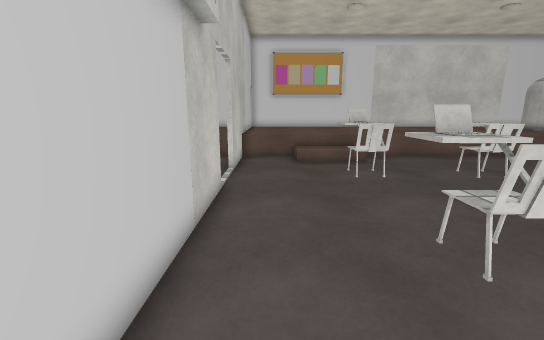
view 1 (above)

23 first-person views from a walk through a 3-D level made in the Unity game engine. The camera is 1.3 m above the floor, tilts 12° down and sees 90° across. Doors are open. The floor is counted in squares, 0.5 m on a side. Each view is taken from the middle of a square. On the plan, view 1 faces up. The plan holds only what a view shows up to about 19 squares ahead; the rest is blank. The place goes on beyond the plan. Some animated figures are not drawn. Some surface patterns are stand-ins.

view 2
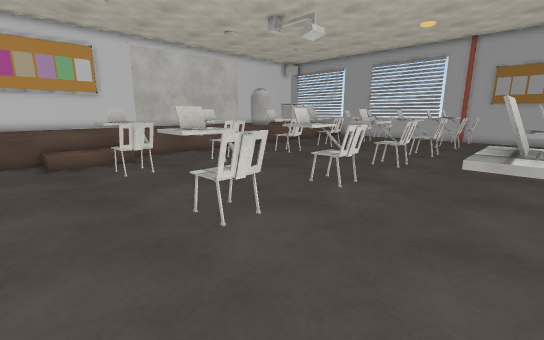

view 3
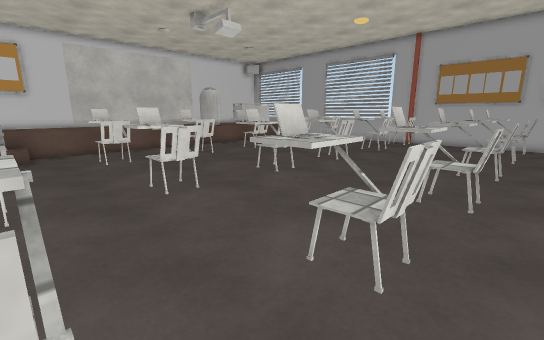

view 4
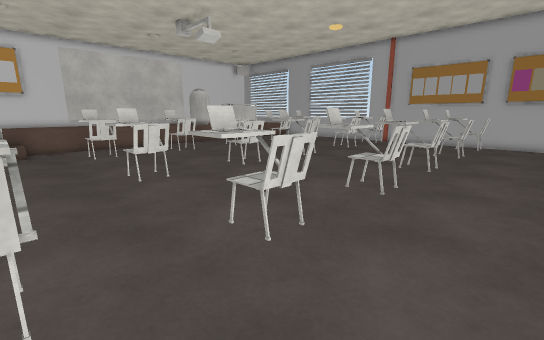

view 5
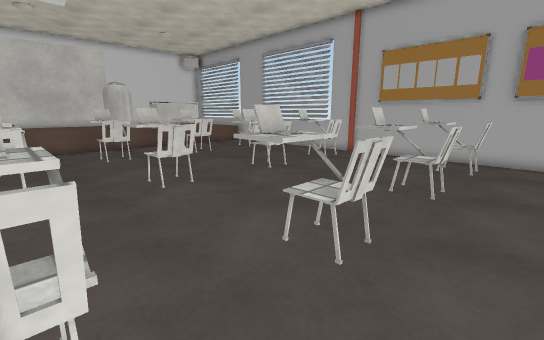

view 6
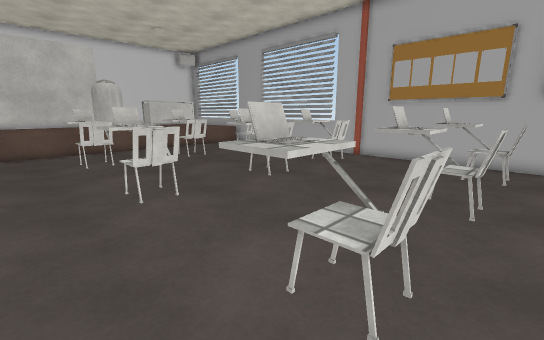

view 7
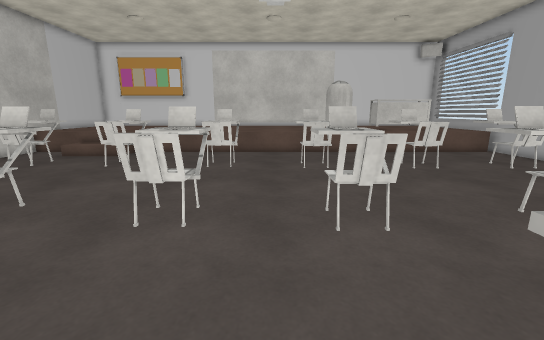

view 8
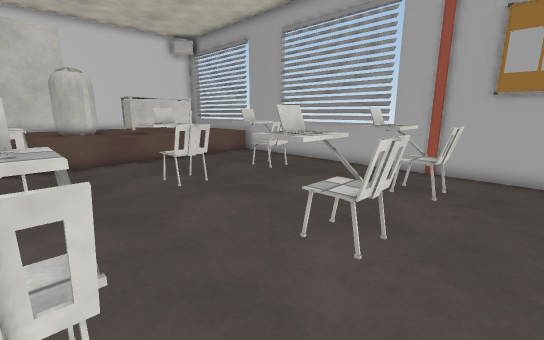

view 9
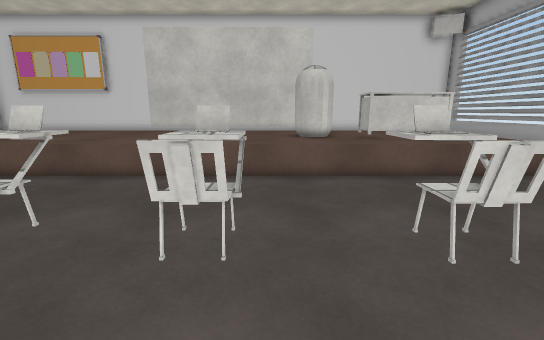

view 10
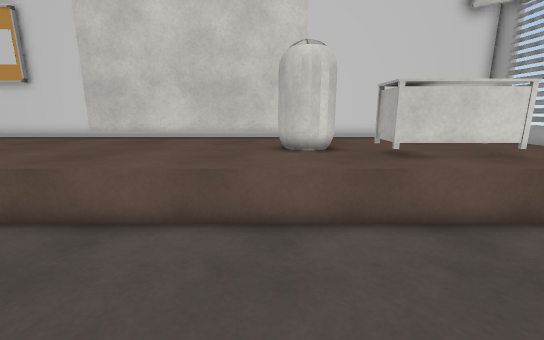

view 11
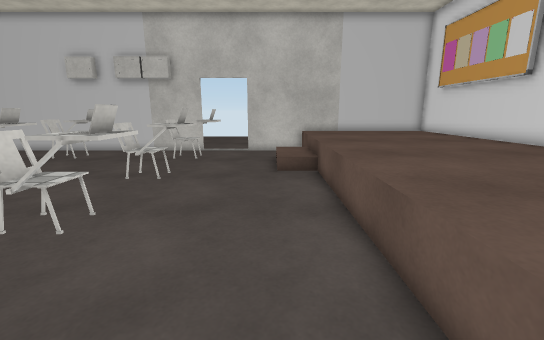

view 12
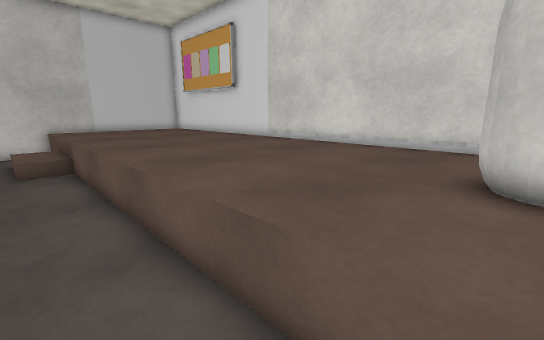

view 13
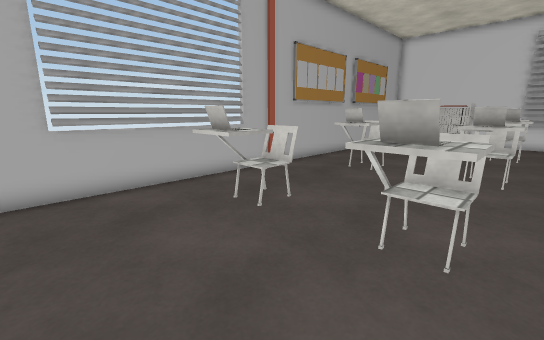

view 14
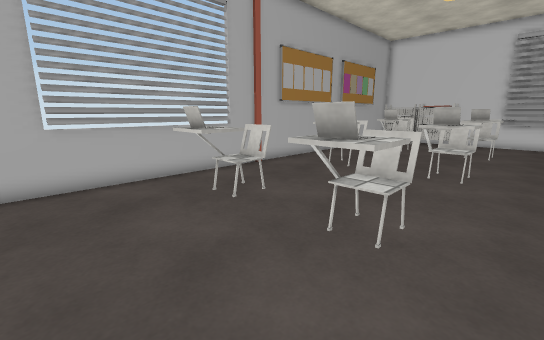

view 15
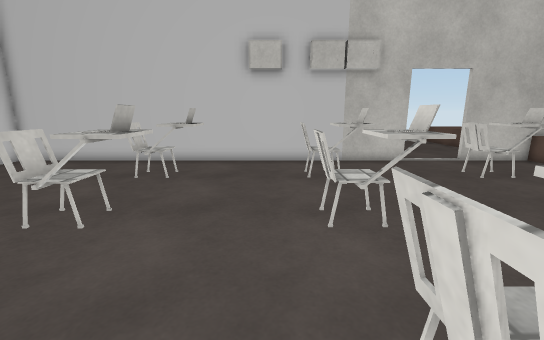

view 16
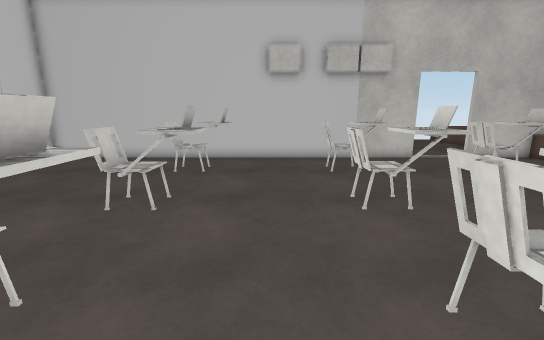

view 17
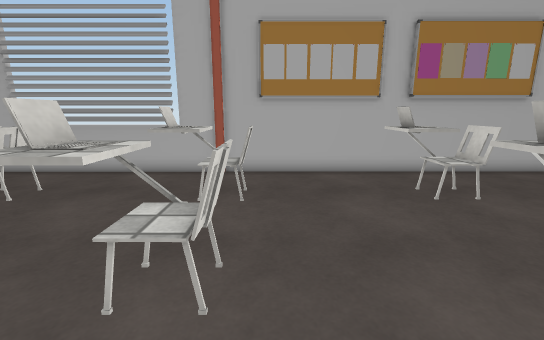

view 18
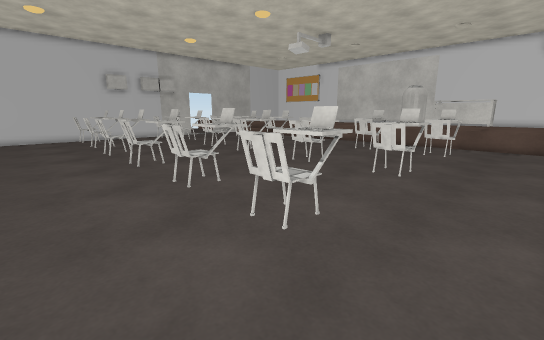

view 19
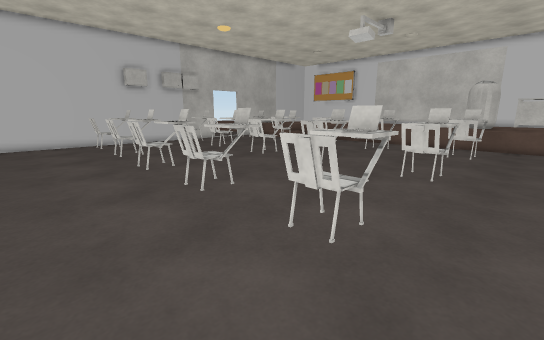

view 20
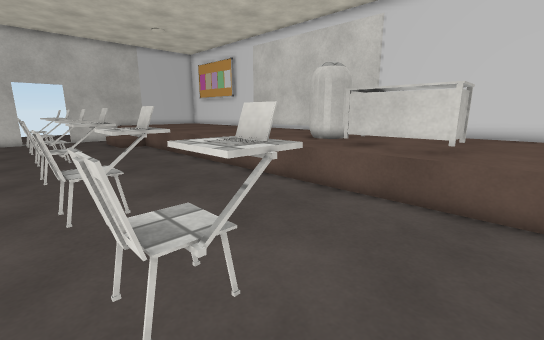

view 21
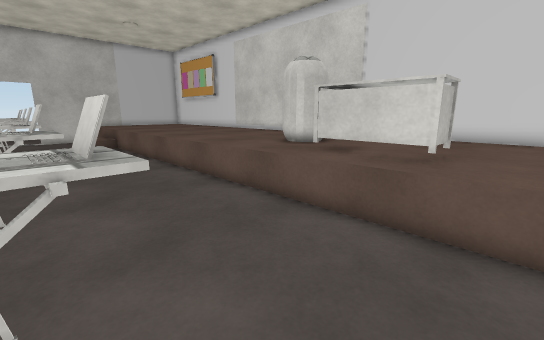

view 22
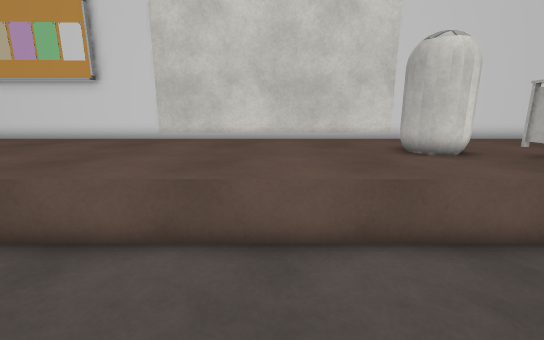

view 23
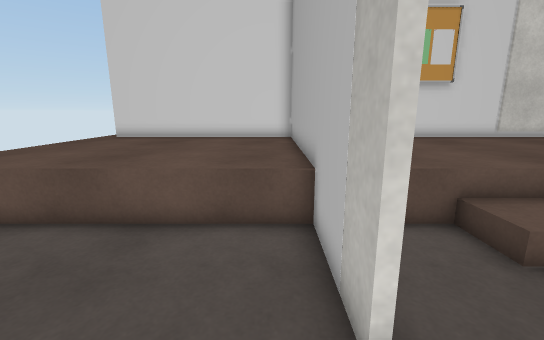

### Floor plan
Key: @ floor where view 1 was taken; # wall or solid block; . main floor; : floor 0.75 m higher than the main floor; / step, stairs or slope; D open door; = window, fence, low wall or low ledge; ^ raised ledge; C capsule; L laptop; H chair; T table; O other object.
Columns run from 8 left of view 1 to 29 right of it. Each row starts with its distance up from view 1.
 24 ^^^^^^################################
 23 ^^^^^^#::::::::::::::::::::::::::::: #
 22 ^^^^^^#:::::::::::::::::::::::::::::
 21 ^^^^^^#::::::::::::::::::::  :::::::
 20 ^^^^^^#:::::::::::::::::::CCC:::::::
 19 ^^^^^^#:::::::::::::::::::CCCTTTTT::
 18 ^^^^^^#::::::::::::::::::::::TTTTT:: #
 17 ^^^^^^#::::::::::::::::::::::::::::: #
 16 ^^^^^^#===///========================#
 15 ......#...////.......................#
 14 ......#...////.......................#
 13  .....D..............................#
 12    ...D..............................#
 11     ..D....LL..LL..HL..LL...LH.HLH...#
 10      .D....HH..LL..HLH.LL..HLH.HLH...#
  9       D....HH..HH..HH..HH...HH..HH...#
  8       #.....................H...H....#
  7       #..............................#
  6       #..............................#
  5       #....LL..LL..LL..LL..HLH.HLH...#
  4       #....HH..LL..HL..LL..HLH.HLH...#
  3       #....HH..HH..HH..HH...HH..HH...#
  2       #..............................#
  1       #..............................#
  0       #.@............................#
 -1       #....LL..LL..LL..LL..HLH..LH...#
 -2       #....HH..HL..LL..HL..HLH.HLH...#
 -3       #....HH..HH..HH..HH...HH..HH...#
 -4       #.........................H....#
 -5       #..............................O
 -6       #..............................O
 -7       #..............................O

Where each view was taken, in squares from view 1:
view 1: 0 up, 0 right, facing up
view 2: 1 down, 0 right, facing up-right
view 3: 4 down, 4 right, facing up-right
view 4: 6 down, 4 right, facing up-right
view 5: 5 down, 12 right, facing up-right
view 6: 4 down, 13 right, facing up-right
view 7: 2 down, 14 right, facing up
view 8: 1 up, 16 right, facing up-right
view 9: 5 up, 17 right, facing up
view 10: 10 up, 18 right, facing up
view 11: 14 up, 17 right, facing left
view 12: 14 up, 19 right, facing up-left
view 13: 14 up, 19 right, facing down-right
view 14: 14 up, 18 right, facing down-right
view 15: 2 up, 13 right, facing left
view 16: 1 up, 14 right, facing left
view 17: 2 up, 17 right, facing right
view 18: 7 down, 28 right, facing up-left
view 19: 7 down, 23 right, facing up-left
view 20: 8 up, 27 right, facing up-left
view 21: 10 up, 27 right, facing up-left
view 22: 11 up, 14 right, facing up
view 23: 10 up, 3 left, facing up
